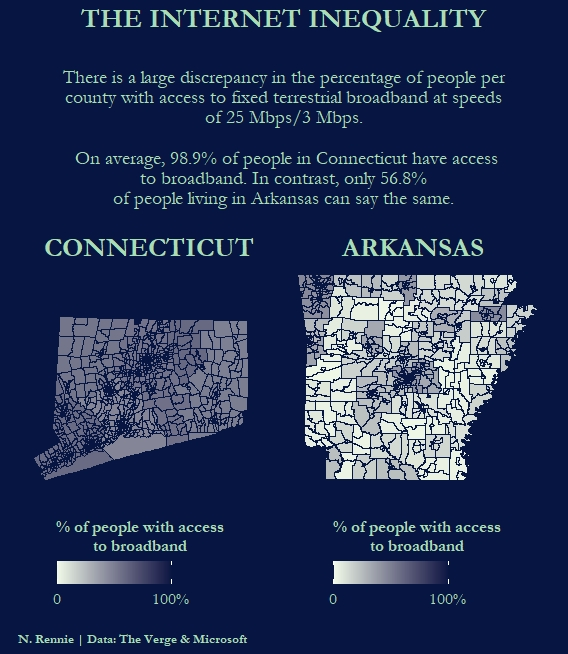

This chart was generated by the following R code:
library(tidyverse)
library(tigris)
library(extrafont)
library(patchwork)

#dev.new(width=6,height=6.9,unit="in", noRStudioGD = TRUE)

tuesdata <- tidytuesdayR::tt_load('2021-05-11')

broadband <- tuesdata$broadband
broadband_zip <- tuesdata$broadband_zip

substrRight <- function(x, n){
  substr(x, nchar(x)-n+1, nchar(x))
}

#check avg broadband availability by state
state_broadband <- broadband %>% group_by(ST)
state_broadband <- state_broadband %>% summarise(avg = mean(as.numeric(`BROADBAND AVAILABILITY PER FCC`), na.rm=T))
max_state <- state_broadband$ST[which.max(state_broadband$avg)]
min_state <- state_broadband$ST[which.min(state_broadband$avg)]

#plot minimum state availability by county 
CT_data <- filter(broadband, ST == "CT")
CT_data$COUNTYFP <- substrRight(as.character(CT_data$`COUNTY ID`), 3)
tracts_max <- tracts(state = 'CT')
ggtract_CT<-fortify(tracts_max, region = "GEOID") 
ggtract_CT<-left_join(ggtract_CT, CT_data, by=c("COUNTYFP")) 


AR_data <- filter(broadband, ST == "AR")
AR_data$COUNTYFP <- substrRight(as.character(AR_data$`COUNTY ID`), 3)
tracts_min <- tracts(state = 'AR')
ggtract_AR<-fortify(tracts_min, region = "GEOID") 
ggtract_AR<-left_join(ggtract_AR, AR_data, by=c("COUNTYFP")) 

#plot for most availability
p1 <- ggplot() +
  geom_sf(data = ggtract_CT, aes(fill=as.numeric(`BROADBAND USAGE`)), colour = "#061541") +
  scale_fill_gradient("% of people with access\nto broadband", low="#f0f9e8" ,high="#061541", limits=c(0,1), 
                      breaks=c(0,1), labels=c("0", "100%"), guide = guide_colourbar(title.position = "top")) +
  annotate("text", x=-72.68202, y=42.0245103+0.5, label="CONNECTICUT", colour="#a8ddb5", fontface="bold", family="Garamond", size=7, hjust=0.5) +
  theme(panel.background = element_rect(fill = "#061541"),
        plot.background = element_rect(fill = "#061541"),
        legend.background = element_rect(fill = "#061541"),
        plot.title = element_text(colour = "#a8ddb5", size=20, face="bold", hjust = 0.5, family="Garamond"),
        plot.subtitle = element_text(colour = "#a8ddb5", size=10, face="bold", hjust = 0.5, family="Garamond"),
        plot.caption = element_text(colour = "#a8ddb5", size=10, face="bold", hjust = 0.5, family="Garamond"),
        legend.title = element_text(colour = "#a8ddb5", size=13, face="bold", hjust = 0.5, family="Garamond"),
        legend.position="bottom",
        plot.margin = unit(c(0.5, 0.3, 0.3, 0.3), "cm"), #top, right, bottom, left
        legend.key = element_rect(colour = "#a8ddb5", fill="#060405"),
        legend.spacing.x = unit(0.5,"cm"),
        legend.text = element_text(colour="#a8ddb5", size=12, family="Garamond", hjust = 0.5),
        axis.title.x= element_blank(),
        axis.title.y= element_blank(),
        axis.text.x=element_blank(),
        axis.text.y=element_blank(),
        axis.ticks.x=element_blank(),
        axis.ticks.y=element_blank(),
        panel.grid.major = element_blank(), panel.grid.minor = element_blank()
  )
p1


#plot for least availability
p2 <- ggplot() +
  geom_sf(data = ggtract_AR, aes(fill=as.numeric(`BROADBAND USAGE`)), colour = "#061541") +
  scale_fill_gradient("% of people with access\nto broadband", low="#f0f9e8" ,high="#061541", limits=c(0,1), 
                      breaks=c(0,1), labels=c("0", "100%"), guide = guide_colourbar(title.position = "top")) +
  annotate("text", x=-92.213, y=36.4862722+0.5, label="ARKANSAS", colour="#a8ddb5", fontface="bold", family="Garamond", size=7, hjust=0.5) +
  theme(panel.background = element_rect(fill = "#061541"),
        plot.background = element_rect(fill = "#061541"),
        legend.background = element_rect(fill = "#061541"),
        plot.title = element_text(colour = "#a8ddb5", size=20, face="bold", hjust = 0.5, family="Garamond"),
        plot.subtitle = element_text(colour = "#a8ddb5", size=10, face="bold", hjust = 0.5, family="Garamond"),
        plot.caption = element_text(colour = "#a8ddb5", size=10, face="bold", hjust = 0.5, family="Garamond"),
        legend.title = element_text(colour = "#a8ddb5", size=13, face="bold", hjust = 0.5, family="Garamond"),
        legend.position="bottom",
        plot.margin = unit(c(0.5, 0.3, 0.3, 0.3), "cm"), #top, right, bottom, left
        legend.key = element_rect(colour = "#a8ddb5", fill="#060405"),
        legend.spacing.x = unit(0.5,"cm"),
        legend.text = element_text(colour="#a8ddb5", size=12, family="Garamond", hjust = 0.5),
        axis.title.x= element_blank(),
        axis.title.y= element_blank(),
        axis.text.x=element_blank(),
        axis.text.y=element_blank(),
        axis.ticks.x=element_blank(),
        axis.ticks.y=element_blank(),
        panel.grid.major = element_blank(), panel.grid.minor = element_blank()
  )
p2

#join plots together
p <- p1 + p2 + plot_layout(ncol = 2)  +
  plot_annotation(
    title = "THE INTERNET INEQUALITY\n",
    subtitle = "There is a large discrepancy in the percentage of people per\ncounty with access to fixed terrestrial broadband at speeds\nof 25 Mbps/3 Mbps.\n\n On average, 98.9% of people in Connecticut have access\nto broadband. In contrast, only 56.8%\nof people living in Arkansas can say the same.", 
    caption = 'N. Rennie | Data: The Verge & Microsoft'
  )  &
  theme(panel.background = element_rect(fill = "#061541", colour="#061541"),
        plot.background = element_rect(fill = "#061541", colour="#061541"),
        plot.title = element_text(colour = "#a8ddb5", size=20, face="bold", hjust = 0.5, family="Garamond"),
        plot.subtitle = element_text(colour = "#a8ddb5", size=14, hjust = 0.5, family="Garamond"),
        plot.caption = element_text(colour = "#a8ddb5", size=10, face="bold", hjust = 0, family="Garamond"))
p
